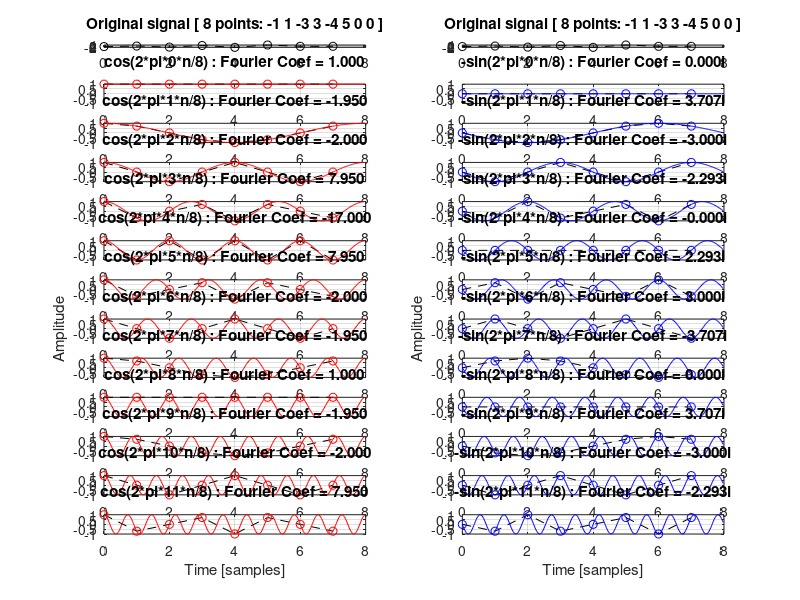
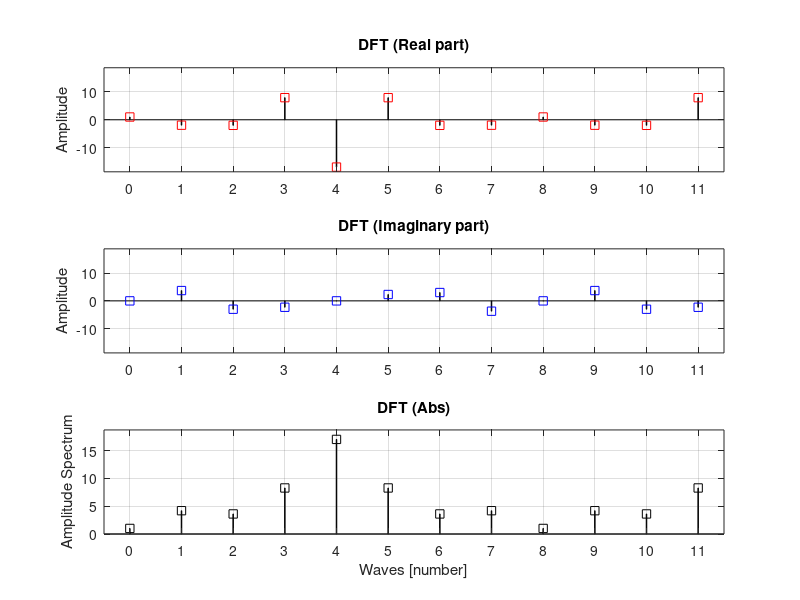

These charts were generated, in order, by the following MATLAB code:
%%%%%%%%%%%%%%%%%%%%%%%%%%%%%%%%%%%%%%%%%%%%%%%%%%%%%%%%%%%
% DFT Demo for Applied Electronic Engineering Class
%  (compatible with Matlab/Octave)
%    by Yoshiki NAGATANI, Kobe City College of Technology
%    https://github.com/nagataniyoshiki
% 
%   rev. 20170509: First version
%%%%%%%%%%%%%%%%%%%%%%%%%%%%%%%%%%%%%%%%%%%%%%%%%%%%%%%%%%%

clear;

%% Edit this part %%%%%%%%%%%%%%%%%%%%%%%%%%%%%%%%%%%%%%%%%%%%%%%%
% Original Signal
Sig = [-1 1 -3 3 -4 5 0 0];

% Number of waveforms to display
Waves = 12;
%%%%%%%%%%%%%%%%%%%%%%%%%%%%%%%%%%%%%%%%%%%%%%%%%%%%%%%%%%%%%%%%%%%%%%%%%%%

% Number of samples / Temporal resolution
Na = size(Sig,2);
dta = 1;
smoothsampling = 40;
Nb = Na * smoothsampling;
dtb = dta / smoothsampling;

% Time axes
ta = [0:Na-1]*dta;
tb = [0:Nb-1]*dtb;

% Prepare figure window
fig1 = figure;
set(fig1,'Name','DFT Demo: Waveforms','position',[10 60 800 940]);

% Plot original signal
subplot(Waves+2,2,1);
plot(ta,Sig,'ko--');
grid on;
axis([0 Na min(Sig) max(Sig)]);
title([sprintf('Original signal [ %d points: ',Na) sprintf('%d ',Sig) ']']);
subplot(Waves+2,2,2);
plot(ta,Sig,'ko--');
grid on;
axis([0 Na min(Sig) max(Sig)]);
title([sprintf('Original signal [ %d points: ',Na) sprintf('%d ',Sig) ']']);

drawnow;

% Calculate and Show DFT coefficients
for n=0:Waves-1
    % Real Part: cos(2*pi*f*n/N) %%%%%%%%%%%%
    cosa = cos(2*pi()*n*ta/Na);
    cosb = cos(2*pi()*n*tb/Na);
    coefreal(n+1) = sum(Sig.*cosa);
    % Show waveforms
    subplot(Waves+1,2,3+n*2);
    plot(ta,cosa,'k--');
    hold on;
    plot(ta,cosa,'ro');
    plot(tb,cosb,'r-');
    grid on;
    axis([0 Na -1 1]);
    title(sprintf('cos(2*pi*%d*n/%d) : Fourier Coef = %.3f',n,Na,coefreal(n+1)));
    % Axis labels
    if n == round((Waves-1)/2)
        ylabel('Amplitude');
    end
    if n == Waves-1
        xlabel('Time [samples]');
    end

  % Imaginary Part: sin(2*pi*f*n/N) %%%%%%%%%%%%
    sina = -sin(2*pi()*n*ta/Na);
    sinb = -sin(2*pi()*n*tb/Na);
    coefimag(n+1) = sum(Sig.*sina);
    % Show waveforms
    subplot(Waves+1,2,4+n*2);
    plot(ta,sina,'k--');
    hold on;
    plot(ta,sina,'bo');
    plot(tb,sinb,'b-');
    grid on;
    axis([0 Na -1 1]);
    title(sprintf('-sin(2*pi*%d*n/%d) : Fourier Coef = %.3fi',n,Na,coefimag(n+1)));
    % Axis labels
    if n == round((Waves-1)/2)
        ylabel('Amplitude');
    end
    if n == Waves-1
        xlabel('Time [samples]');
    end
    
    drawnow;
end;

% DFT coefficients = Real + i*Imaginary
DFT = coefreal + 1i*coefimag;
disp('DFT result (manually calculated)')
DFT.'

% Show DFT results
fig2 = figure;
set(fig2,'Name','DFT Demo: DFT result','position',[820 300 500 700]);

subplot(3,1,1);
bar([0:Waves-1], real(DFT)',0.01,'k');
hold on;
plot([0:Waves-1], real(DFT)','rs');
grid on;
axis([-0.5 Waves-0.5 -max(abs(DFT)*1.1) max(abs(DFT)*1.1)]);
title('DFT (Real part)');
ylabel('Amplitude');

subplot(3,1,2);
bar([0:Waves-1], imag(DFT)',0.01,'b');
hold on;
plot([0:Waves-1], imag(DFT)','bs');
grid on;
axis([-0.5 Waves-0.5 -max(abs(DFT)*1.1) max(abs(DFT)*1.1)]);
title('DFT (Imaginary part)');
ylabel('Amplitude');

subplot(3,1,3);
bar([0:Waves-1], abs(DFT)',0.01,'k');
hold on;
plot([0:Waves-1], abs(DFT)','ks');
grid on;
axis([-0.5 Waves-0.5 0 max(abs(DFT)*1.1)]);
title('DFT (Abs)');
ylabel('Amplitude Spectrum');
xlabel('Waves [number]');

% FFT for comparison (built-in function of Matlab/Octave)
disp('FFT for comparison (built-in function of Matlab/Octave)')
FFT = fft(Sig).'
